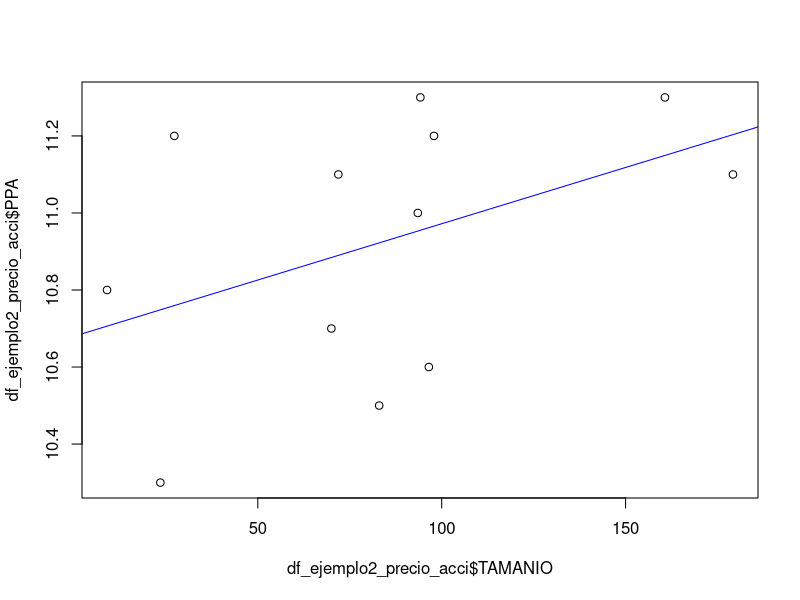
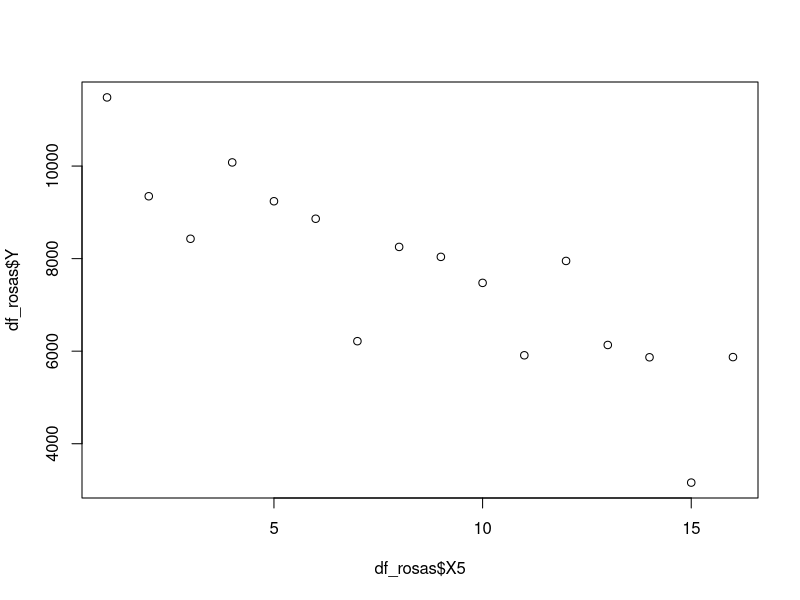

Recreate these plots in R, in order.
## ---- chunk 1
library(readr)

df_gpa <- read_csv("gpa1RMEv1.csv")
df_gpa
## ---- chunk 2
library(readxl)

df_rosas <- read_excel("Regresion_Class_29_August_Modelo_Lineal_Simple_ejemplo_rosas.xls", 
                 sheet = "Sheet1")
df_rosas
## ---- chunk 3
library(readxl)

df_ejemplo2_precio_acci <- read_excel("Regresion_Class_29_August_Modelo_Lineal_Simple_ejemplo2.xlsx", 
                 sheet = "Sheet1")
df_ejemplo2_precio_acci
## ---- chunk 4
# Rename columns
colnames(df_ejemplo2_precio_acci) <- c("TAMANIO", "PPA")

# View new column names 
colnames(df_ejemplo2_precio_acci)
## ---- chunk 5
df_ejemplo2_precio_acci$TAMANIO
## ---- chunk 6
# Load libraries
library(stats)

# Fit linear model 
lm_model_precio_acci <- lm(PPA ~ TAMANIO, data = df_ejemplo2_precio_acci)

# View model summary
summary(lm_model_precio_acci)
## ---- chunk 7
unos <- rep(1, times=12)
unos
## ---- chunk 8
Matriz_disenio <- rep(NA, times=24)

Matriz_disenio 
## ---- chunk 9
dim(Matriz_disenio)<- c(12, 2)

## ---- chunk 10
Matriz_disenio 
## ---- chunk 11
Matriz_disenio[,1]<- unos
Matriz_disenio 
## ---- chunk 12
Matriz_disenio[,2]<- df_ejemplo2_precio_acci$TAMANIO
Matriz_disenio

## ---- chunk 13
betas <- t(Matriz_disenio)
betas
## ---- chunk 14
betas <- t(Matriz_disenio)%*%Matriz_disenio
betas
## ---- chunk 15
betas <- solve(t(Matriz_disenio)%*%Matriz_disenio)
betas
## ---- chunk 16
betas <- solve(t(Matriz_disenio)%*%Matriz_disenio)%*%t(Matriz_disenio)%*%df_ejemplo2_precio_acci$PPA
betas
## ---- chunk 17
plot(df_ejemplo2_precio_acci$TAMANIO,df_ejemplo2_precio_acci$PPA )
abline(lm_model_precio_acci, col="blue")
## ---- chunk 18
library(readxl)

df_rosas <- read_excel("Regresion_Class_29_August_Modelo_Lineal_Simple_ejemplo_rosas.xls", 
                 sheet = "Sheet1")
df_rosas
## ---- chunk 19
df_rosas <-df_rosas[,-1] 
df_rosas
## ---- chunk 20
# Load libraries
library(stats)

# Fit linear model
lm_model_rosas <- lm(Y ~ X2+X3+X4+X5, data = df_rosas)

# View model summary
summary(lm_model_rosas)
## ---- chunk 21

# Load libraries
library(stats)

# Fit linear model
lm_model_rosas <- lm(Y ~., data = df_rosas)

# View model summary
summary(lm_model_rosas)
## ---- chunk 22
plot(df_rosas$X5, df_rosas$Y)
## ---- chunk 23
# Load libraries
library(stats)

# Fit linear model
lm_model_rosas_solo_x5 <- lm(Y ~ X5, data = df_rosas)

# View model summary
summary(lm_model_rosas_solo_x5)

## ---- chunk 24

# Fit linear model
lm_model_rosas_signifcativos <- lm(Y ~ X2+X5, data = df_rosas)

# View model summary
summary(lm_model_rosas_signifcativos)

